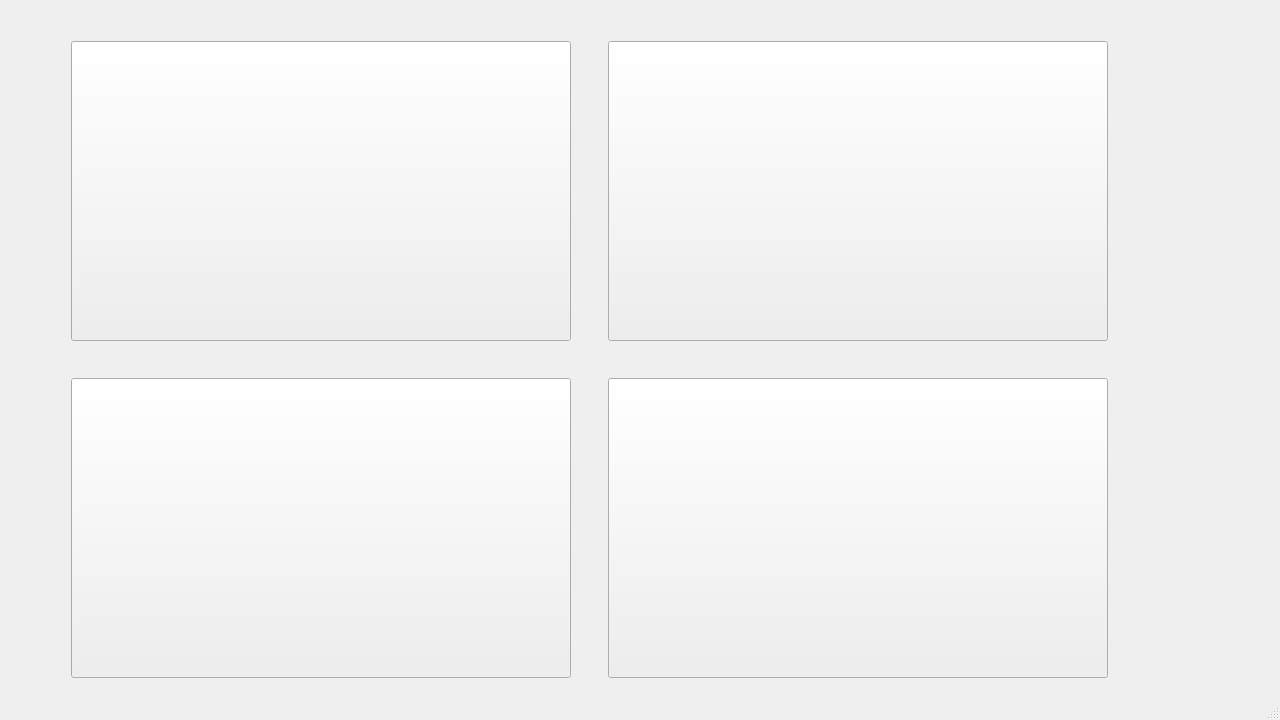
<?xml version="1.0" encoding="UTF-8"?>
<ui version="4.0">
 <class>MainWindow</class>
 <widget class="QMainWindow" name="MainWindow">
  <property name="geometry">
   <rect>
    <x>0</x>
    <y>0</y>
    <width>1280</width>
    <height>720</height>
   </rect>
  </property>
  <property name="windowTitle">
   <string>Sahabat Sehat</string>
  </property>
  <widget class="QWidget" name="centralwidget">
   <widget class="QWidget" name="gridLayoutWidget">
    <property name="geometry">
     <rect>
      <x>40</x>
      <y>10</y>
      <width>1101</width>
      <height>701</height>
     </rect>
    </property>
    <layout class="QGridLayout" name="gridLayout">
     <item row="1" column="1">
      <widget class="QPushButton" name="pushButton">
       <property name="minimumSize">
        <size>
         <width>500</width>
         <height>300</height>
        </size>
       </property>
       <property name="maximumSize">
        <size>
         <width>500</width>
         <height>300</height>
        </size>
       </property>
       <property name="text">
        <string/>
       </property>
       <property name="icon">
        <iconset>
         <normaloff>../src/images/mainMenu/Button - Step 4 sehat.png</normaloff>../src/images/mainMenu/Button - Step 4 sehat.png</iconset>
       </property>
       <property name="iconSize">
        <size>
         <width>500</width>
         <height>300</height>
        </size>
       </property>
      </widget>
     </item>
     <item row="0" column="0">
      <widget class="QPushButton" name="Step1">
       <property name="minimumSize">
        <size>
         <width>500</width>
         <height>300</height>
        </size>
       </property>
       <property name="maximumSize">
        <size>
         <width>500</width>
         <height>300</height>
        </size>
       </property>
       <property name="text">
        <string/>
       </property>
       <property name="icon">
        <iconset>
         <normaloff>../src/images/mainMenu/Button - Step 1 sehat.png</normaloff>../src/images/mainMenu/Button - Step 1 sehat.png</iconset>
       </property>
       <property name="iconSize">
        <size>
         <width>500</width>
         <height>300</height>
        </size>
       </property>
      </widget>
     </item>
     <item row="0" column="1">
      <widget class="QPushButton" name="Step2">
       <property name="minimumSize">
        <size>
         <width>500</width>
         <height>300</height>
        </size>
       </property>
       <property name="text">
        <string/>
       </property>
       <property name="icon">
        <iconset>
         <normaloff>../src/images/mainMenu/Button - Step 2 sehat.png</normaloff>../src/images/mainMenu/Button - Step 2 sehat.png</iconset>
       </property>
       <property name="iconSize">
        <size>
         <width>500</width>
         <height>300</height>
        </size>
       </property>
      </widget>
     </item>
     <item row="1" column="0">
      <widget class="QPushButton" name="pushButton_2">
       <property name="minimumSize">
        <size>
         <width>500</width>
         <height>300</height>
        </size>
       </property>
       <property name="maximumSize">
        <size>
         <width>500</width>
         <height>300</height>
        </size>
       </property>
       <property name="text">
        <string/>
       </property>
       <property name="icon">
        <iconset>
         <normaloff>../src/images/mainMenu/Button - Step 3 sehat.png</normaloff>../src/images/mainMenu/Button - Step 3 sehat.png</iconset>
       </property>
       <property name="iconSize">
        <size>
         <width>500</width>
         <height>300</height>
        </size>
       </property>
      </widget>
     </item>
    </layout>
   </widget>
   <widget class="QPushButton" name="Home_2">
    <property name="geometry">
     <rect>
      <x>1130</x>
      <y>20</y>
      <width>100</width>
      <height>100</height>
     </rect>
    </property>
    <property name="minimumSize">
     <size>
      <width>100</width>
      <height>100</height>
     </size>
    </property>
    <property name="maximumSize">
     <size>
      <width>100</width>
      <height>70</height>
     </size>
    </property>
    <property name="styleSheet">
     <string notr="true">border-radius:90px
</string>
    </property>
    <property name="text">
     <string/>
    </property>
    <property name="icon">
     <iconset>
      <normaloff>../src/images/BG + Button-20240404T053502Z-001/BG + Button/Button - Bantuan.png</normaloff>../src/images/BG + Button-20240404T053502Z-001/BG + Button/Button - Bantuan.png</iconset>
    </property>
    <property name="iconSize">
     <size>
      <width>100</width>
      <height>100</height>
     </size>
    </property>
   </widget>
   <widget class="QLabel" name="label">
    <property name="geometry">
     <rect>
      <x>0</x>
      <y>0</y>
      <width>1281</width>
      <height>671</height>
     </rect>
    </property>
    <property name="text">
     <string/>
    </property>
    <property name="pixmap">
     <pixmap>../src/images/mainMenu/BG - Step.png</pixmap>
    </property>
   </widget>
   <zorder>label</zorder>
   <zorder>gridLayoutWidget</zorder>
   <zorder>Home_2</zorder>
  </widget>
  <widget class="QMenuBar" name="menubar">
   <property name="geometry">
    <rect>
     <x>0</x>
     <y>0</y>
     <width>1280</width>
     <height>26</height>
    </rect>
   </property>
  </widget>
  <widget class="QStatusBar" name="statusbar"/>
 </widget>
 <resources/>
 <connections/>
</ui>
